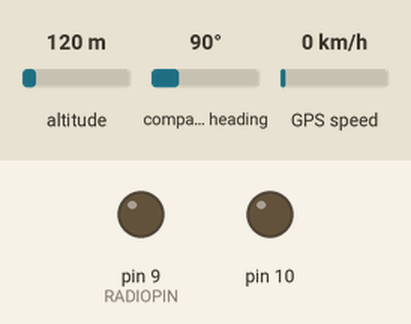
This sketch was run on a simulated Arduino Uno, built with avr-gcc and run on an emulated ATmega328P. Shown: output pins drawn as LEDs (lit = HIGH). Inputs (shaded band) come from the test bench; at power-on: altitude 120 m, compass heading 90°, GPS speed 0 km/h. The GPS gets a fix after 3 s at 37.7749, -122.4194 with 8 satellites.

Above: at 0.05 s.
At 12.8 s:
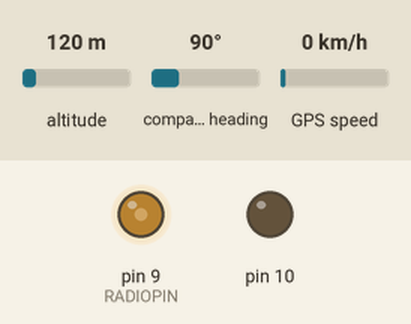
Timing chart, 0 to 16.7 s (numbered marks = the images above):
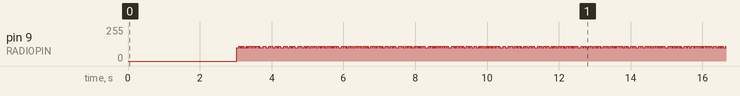

Measured:
- by itself, pin 9 (RADIOPIN): moves between 100/255 and 110/255, repeating every 12.8 s

The sketch:

tracking_code_11.ino
```cpp
#include <TinyGPS.h>
TinyGPS gps;


long lat, lon;
unsigned long fix_age, time, date, speed, course, count;
float flat, flon;
#define RADIOPIN 9

#include <string.h>
#include <util/crc16.h>
char datastring[100];
char clat[10];
char clon[10];
char calt[10];
char cc[10];
char cmps[10];


void setup(){
 Serial.begin(9600);
 pinMode(10, OUTPUT);
 pinMode(RADIOPIN, OUTPUT);
 setPwmFrequency(RADIOPIN, 1);
}

void loop()
{
  while (Serial.available())
  {
    int c = Serial.read();
    if (gps.encode(c))
     {
      // retrieves +/- lat/long in 100000ths of a degree
      gps.get_position(&lat, &lon, &fix_age);

      // time in hhmmsscc, date in ddmmyy
      gps.get_datetime(&date, &time, &fix_age);

      // returns speed in 100ths of a knot
      speed = gps.speed();

      // course in 100ths of a degree
      course = gps.course();

      // returns +/- latitude/longitude in degrees
      gps.f_get_position(&flat, &flon, &fix_age);
      dtostrf (flat, 10, 6, clat);
      dtostrf (flon, 10, 6, clon);
      unsigned int alt = gps.f_altitude(); // +/- altitude in meters
      //dtostrf (falt, 10, 4, calt);
      int c = gps.f_course(); // course in degrees
      //dtostrf (fc, 10, 5, cc);
      int mps = gps.f_speed_mps(); // speed in m/sec
      //dtostrf (fmps, 10, 4, cmps);

      if (fix_age == TinyGPS::GPS_INVALID_AGE){
        //mySerial.println("No fix detected");
            }
      else if (fix_age > 5000);
        //mySerial.println("Warning: possible stale data!");
      else{
        //mySerial.println("Data is current.");
        snprintf(datastring,sizeof(datastring),"$$MAX,%d,%d,%s,%s,%d,%u,%d,%d",count,time,clat,clon,gps.satellites(),alt,mps,c);
        count = count + 1;
        }


      unsigned int CHECKSUM = gps_CRC16_checksum(datastring); // Calculates the checksum for this datastring
      char checksum_str[7];
      snprintf(checksum_str,sizeof(checksum_str), "*%04X\r\n", CHECKSUM);
      strcat(datastring,checksum_str);
      rtty_txstring (datastring);
     }
  }
}


 void rtty_txstring (char * string)
 {

  /* Simple function to sent a char at a time to
  ** rtty_txbyte function.
  ** NB Each char is one byte (8 Bits)
  */

  char c;

  c = *string++;

  while ( c != '\0')
   {
   rtty_txbyte (c);
   c = *string++;
   }
 }
 void rtty_txbyte (char c)
  {
  /* Simple function to sent each bit of a char to
  ** rtty_txbit function.
  ** NB The bits are sent Least Significant Bit first
  **
  ** All chars should be preceded with a 0 and
  ** proceed with a 1. 0 = Start bit; 1 = Stop bit
  **
  */

  int i;

  rtty_txbit (0); // Start bit

  // Send bits for for char LSB first

  for (i=0;i<7;i++) // Change this here 7 or 8 for ASCII-7 / ASCII-8
   {
   if (c & 1) rtty_txbit(1);

   else rtty_txbit(0);

   c = c >> 1;

   }
 rtty_txbit (1); // Stop bit
 rtty_txbit (1); // Stop bit
 }

 void rtty_txbit (int bit)
 {
  if (bit)
  {
 // high
  analogWrite(RADIOPIN,110);
  }
  else
  {
 // low
  analogWrite(RADIOPIN,100);

 }

// delayMicroseconds(3370); // 300 baud
  delayMicroseconds(10000); // For 50 Baud uncomment this and the line below.
  delayMicroseconds(10150); // You can't do 20150 it just doesn't work as the
 // largest value that will produce an accurate delay is 16383
 // See : http://arduino.cc/en/Reference/DelayMicroseconds

 }

 uint16_t gps_CRC16_checksum (char *string)
 {
  size_t i;
  uint16_t crc;
  uint8_t c;

 crc = 0xFFFF;

 // Calculate checksum ignoring the first two $s
  for (i = 2; i < strlen(string); i++)
  {
  c = string[i];
  crc = _crc_xmodem_update (crc, c);
  }

 return crc;
 }

 void setPwmFrequency(int pin, int divisor) {
  byte mode;
  if(pin == 5 || pin == 6 || pin == 9 || pin == 10) {
  switch(divisor) {
  case 1:
  mode = 0x01;
  break;
  case 8:
  mode = 0x02;
  break;
  case 64:
  mode = 0x03;
  break;
  case 256:
  mode = 0x04;
  break;
  case 1024:
  mode = 0x05;
  break;
  default:
  return;
  }
  if(pin == 5 || pin == 6) {
  TCCR0B = TCCR0B & 0b11111000 | mode;
  }
  else {
  TCCR1B = TCCR1B & 0b11111000 | mode;
  }
  }
  else if(pin == 3 || pin == 11) {
  switch(divisor) {
  case 1:
  mode = 0x01;
  break;
  case 8:
  mode = 0x02;
  break;
  case 32:
  mode = 0x03;
  break;
  case 64:
  mode = 0x04;
  break;
  case 128:
  mode = 0x05;
  break;
  case 256:
  mode = 0x06;
  break;
  case 1024:
  mode = 0x7;
  break;
  default:
  return;
  }
  TCCR2B = TCCR2B & 0b11111000 | mode;
  }

     }
```
